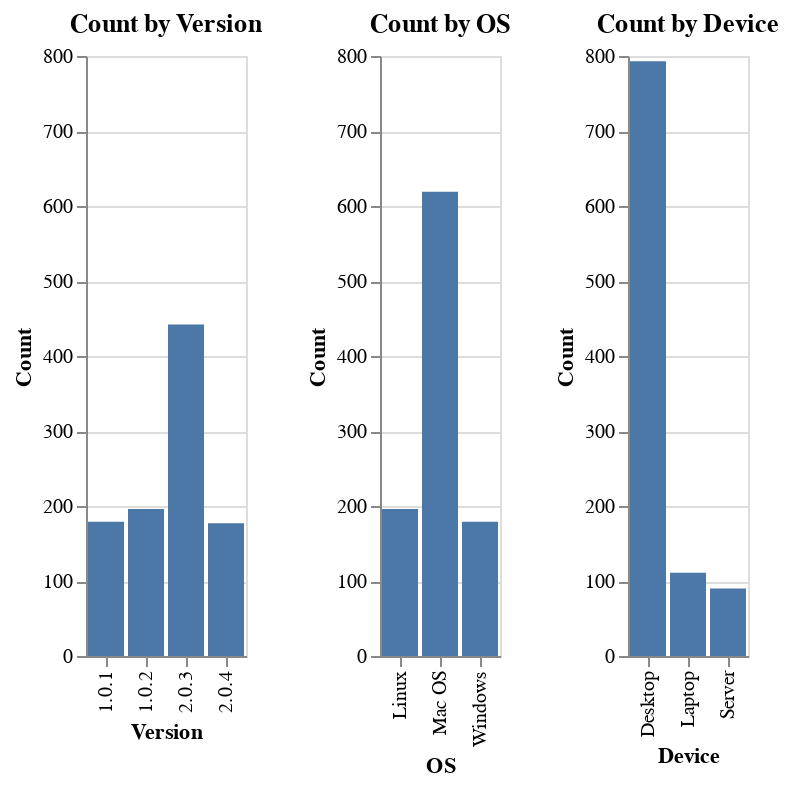

The cell this chart's notebook holds for it:
### Markdown cell above
### Logs Count Distribution
Below a **size distribution** of values across 3 dimentions (version, os, device).

As we can see version 2.0.3, macOS and Desktop being the biggest contributors to the dataset (largest count of logs)

### Code cell
import pandas as pd
import altair as alt

# Prepare the count data
version_counts = df['version'].value_counts().reset_index()
version_counts.columns = ['version', 'count']

os_counts = df['os'].value_counts().reset_index()
os_counts.columns = ['os', 'count']

device_counts = df['device'].value_counts().reset_index()
device_counts.columns = ['device', 'count']

# Plot 1: Count of each version
chart_version = alt.Chart(version_counts).mark_bar().encode(
    x=alt.X('version:N', title='Version'),
    y=alt.Y('count:Q', title='Count'),
    tooltip=['version', 'count']
).properties(
    title='Count by Version'
)

# Plot 2: Count of each OS
chart_os = alt.Chart(os_counts).mark_bar().encode(
    x=alt.X('os:N', title='OS'),
    y=alt.Y('count:Q', title='Count'),
    tooltip=['os', 'count']
).properties(
    title='Count by OS'
)

# Plot 3: Count of each device
chart_device = alt.Chart(device_counts).mark_bar().encode(
    x=alt.X('device:N', title='Device'),
    y=alt.Y('count:Q', title='Count'),
    tooltip=['device', 'count']
).properties(
    title='Count by Device'
)

# Combine the charts horizontally
combined_chart = (chart_version | chart_os | chart_device).resolve_axis(
    x='independent'
).resolve_scale(
    y='shared'
)

combined_chart.display()

### Figure 1 — Vega-Lite specification as saved in the notebook (floating-point values rounded to 4 significant figures)
{"config": {"view": {"continuousWidth": 300, "continuousHeight": 300}}, "hconcat": [{"data": {"name": "data-b3d21fc148ba5bab02cf4aca0fce7fa5"}, "mark": {"type": "bar"}, "encoding": {"tooltip": [{"field": "version", "type": "nominal"}, {"field": "count", "type": "quantitative"}], "x": {"field": "version", "title": "Version", "type": "nominal"}, "y": {"field": "count", "title": "Count", "type": "quantitative"}}, "title": "Count by Version"}, {"data": {"name": "data-a9c5c51a28a9e7c8615f18f412df5d97"}, "mark": {"type": "bar"}, "encoding": {"tooltip": [{"field": "os", "type": "nominal"}, {"field": "count", "type": "quantitative"}], "x": {"field": "os", "title": "OS", "type": "nominal"}, "y": {"field": "count", "title": "Count", "type": "quantitative"}}, "title": "Count by OS"}, {"data": {"name": "data-ec563626ca45747661e54caaf925da7c"}, "mark": {"type": "bar"}, "encoding": {"tooltip": [{"field": "device", "type": "nominal"}, {"field": "count", "type": "quantitative"}], "x": {"field": "device", "title": "Device", "type": "nominal"}, "y": {"field": "count", "title": "Count", "type": "quantitative"}}, "title": "Count by Device"}], "resolve": {"axis": {"x": "independent"}, "scale": {"y": "shared"}}, "$schema": "https://vega.github.io/schema/vega-lite/v5.20.1.json", "datasets": {"data-b3d21fc148ba5bab02cf4aca0fce7fa5": [{"version": "2.0.3", "count": 442}, {"version": "1.0.2", "count": 196}, {"version": "1.0.1", "count": 179}, {"version": "2.0.4", "count": 177}], "data-a9c5c51a28a9e7c8615f18f412df5d97": [{"os": "Mac OS", "count": 619}, {"os": "Linux", "count": 196}, {"os": "Windows", "count": 179}], "data-ec563626ca45747661e54caaf925da7c": [{"device": "Desktop", "count": 793}, {"device": "Laptop", "count": 111}, {"device": "Server", "count": 90}]}}
